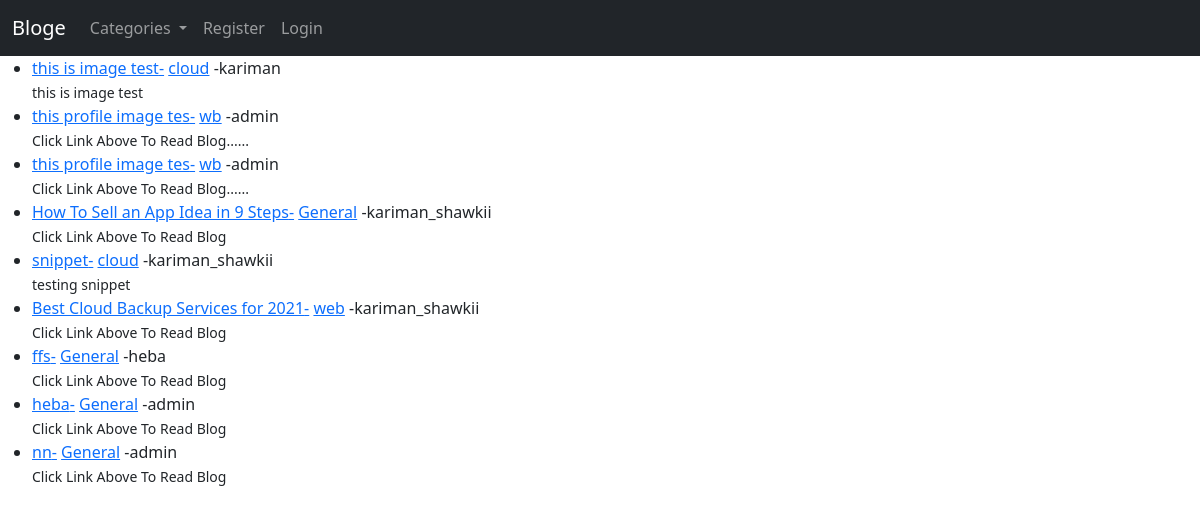
The app's page /, older data.
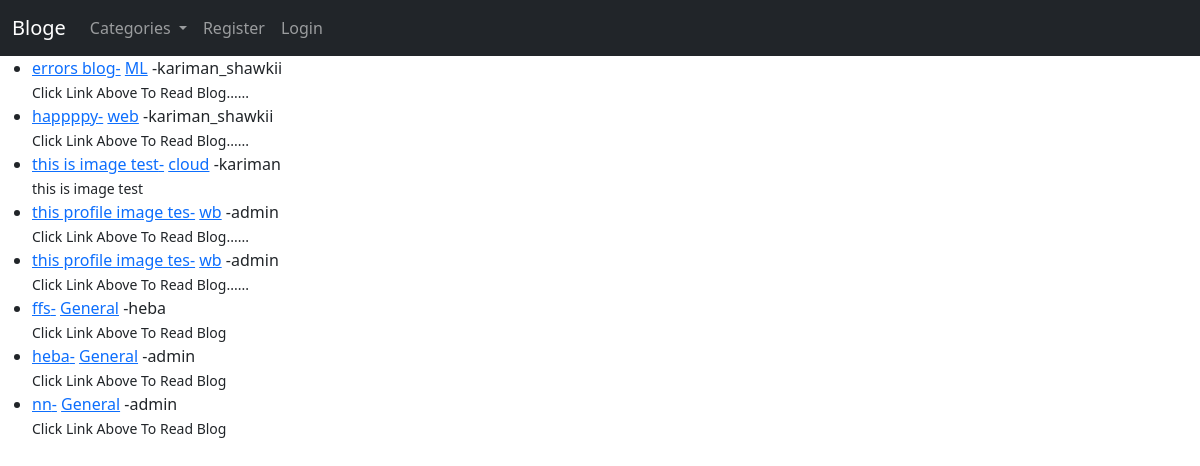
The same page, newer data.
### myblog/models.py (models this page shows, shortened)
class Post(models.Model):
    title = models.CharField(max_length=255)
    title_tag = models.CharField(max_length=255)
    header_image=models.ImageField(null=True, blank=True, upload_to="images/")
    author = models.ForeignKey(User, on_delete=models.CASCADE)
    category = models.ForeignKey(Category,
                                 on_delete=models.SET_DEFAULT,
                                 default=1)
    snippet = models.CharField(max_length=255, default="Click Link Above To Read Blog......")
    body = RichTextField(blank=True, null=True)
    post_date = models.DateField(auto_now_add=True)
    likes = models.ManyToManyField(User, related_name='blog_posts')

class Category(models.Model):
    name = models.CharField(max_length=255)
    post_date = models.DateField(auto_now_add=True)
    def __str__(self):
        return self.name

### myblog/views.py (the view)
# urls.py: path("", HomeView.as_view(), name="home"),
class HomeView(ListView):
    model = Post
    template_name = "home.html"
    ordering = ["-post_date"]

### ablog/context_processors.py (called while the page is built)
def add_variable_to_context(request):
    return {
        "categories": Category.objects.order_by("id").all(),
    }

### myblog/templates/home.html (shortened to what this page needs)
{% extends 'base.html' %} {% block content %}
<ul>
  {% for post in object_list %}
  <li>
    <a href="{% url 'post-detail' post.pk %}">{{post.title}}-</a>
    <a href="{% url 'category-detail' post.category|slugify %}">{{post.category}}</a>
    -{{post.author}} <br>
    <small>{{post.snippet}}</small>
  </li>
  {% endfor %}
</ul>
{% endblock %}

### myblog/templates/base.html (shortened to what this page needs)
<!DOCTYPE html>
<html lang="en">
  <head>
    <link
      href="https://cdn.jsdelivr.net/npm/bootstrap@5.0.1/dist/css/bootstrap.min.css"
      rel="stylesheet"
    />
  </head>
  <body>
    <nav class="navbar navbar-expand-lg navbar-dark bg-dark">
      <div class="container-fluid">
        <a class="navbar-brand" href="{% url 'home' %}">Bloge</a>
        <div class="collapse navbar-collapse" id="navbarSupportedContent">
          <ul class="navbar-nav me-auto mb-2 mb-lg-0">
            <li class="nav-item dropdown">
              <a
                class="nav-link dropdown-toggle"
                id="navbarDropdownMenuLink"
                data-toggle="dropdown"
                aria-haspopup="true"
                aria-expanded="false"
                role="button"
              >
                Categories
              </a>
            </li>
            {% if user.is_authenticated %}
            <li class="nav-item">
              <a class="nav-link" href="{% url 'add-post' %}">Create Post</a>
            </li>
            <li class="nav-item">
              <a class="nav-link" href="{% url 'add-category' %}"
                >Create Category</a
              >
            </li>
            <li class="nav-item">
              <!-- <a
                class="nav-link dropdown-toggle"
                href="#"
                id="navbarDropdown"
                role="button"
                data-bs-toggle="dropdown"
                aria-expanded="false"
              >
                Profile
              </a> -->
              <a class="nav-link" href="{% url 'edit_profile' %}"
                >Edit Profile</a
              >
            </li>
            <li class="nav-item">
              <a class="nav-link" href="{% url 'logout' %}">Logout</a>
            </li>
            {% else %}
            <li class="nav-item">
              <a class="nav-link" href="{% url 'register' %}">Register</a>
            </li>
            <li class="nav-item">
              <a class="nav-link" href="{% url 'login' %}">Login</a>
            </li>
            {% endif %}
          </ul>
        </div>
      </div>
    </nav>
    {% block content %} {% endblock %}
  </body>
</html>

Row changes from the older to the newer data that the page shows:
removed Post: title "How To Sell an App Idea in 9 Steps", category "General", author "kariman_shawkii", snippet "Click Link Above To Read Blog"
removed Post: title "snippet", category "cloud", author "kariman_shawkii", snippet "testing snippet"
removed Post: title "Best Cloud Backup Services for 2021", category "web", author "kariman_shawkii", snippet "Click Link Above To Read Blog"
added Post: title "errors blog", category "ML", author "kariman_shawkii", snippet "Click Link Above To Read Blog......"
added Post: title "happppy", category "web", author "kariman_shawkii", snippet "Click Link Above To Read Blog......"
